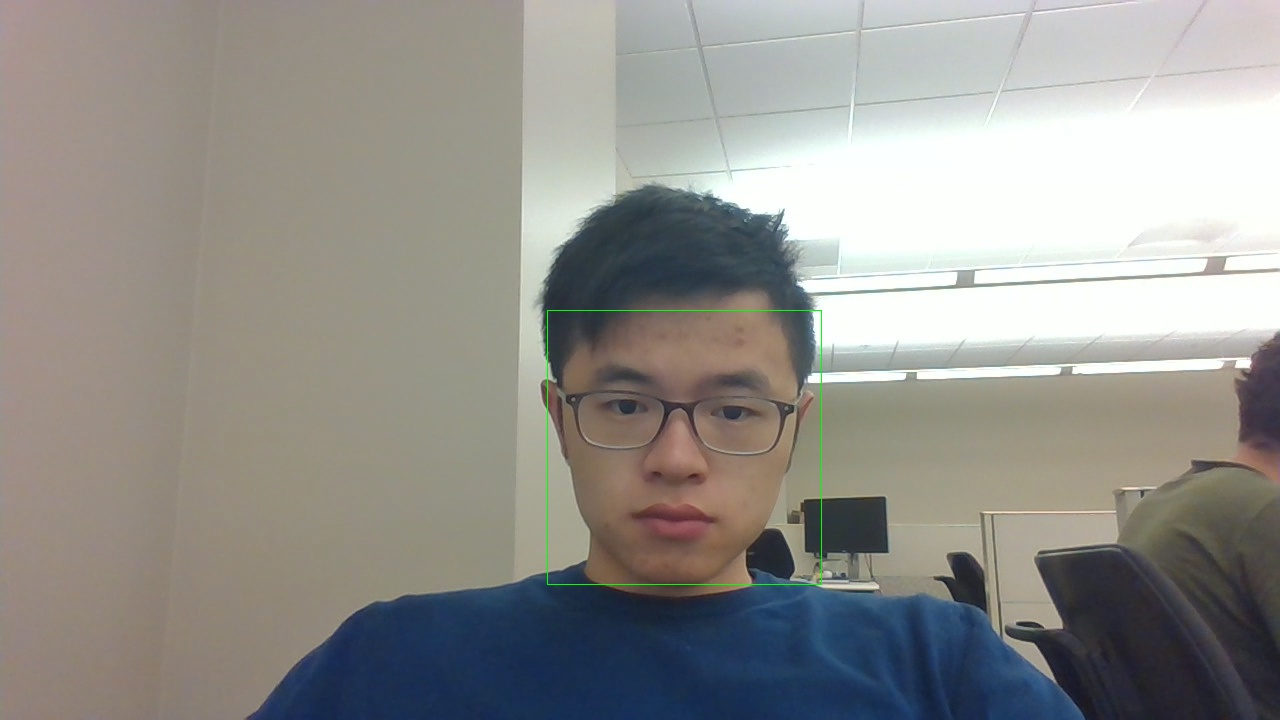
#> input picture cv/inpipe2.jpg, 1280 x 720 px
$ python -i face_detection.py   (imports and definitions only)   (Python 2 division)   (older library calls are emulated)
#> lines starting #> are read from the running program, lines starting #| are printed output that depends on the picture
#> further down, picture is the input picture: shape (720, 1280, 3); mean B, G, R 141.1, 145.5, 146.9
import cv2
import numpy as np
import time


class FaceTracker(object):
    """A tracker for facial features: face,eyes,nose,mouth"""

    def __init__(self, scale_factor=1.2, min_neighbors=2, flags=cv2.cv.CV_HAAR_SCALE_IMAGE):
        self.scale_factor = scale_factor
        self.min_neighbors = min_neighbors
        self.flags = flags

        self.face_rects = []
        self._face_classifier = cv2.CascadeClassifier('haarcascade_frontalface_alt.xml')

    def update(self, image):
        """Update the tracked facial features"""

        self.face_rects = []

        if is_gray(image):
            image = cv2.equalizeHist(image)

        else:
            image = cv2.cvtColor(image, cv2.cv.CV_BGR2GRAY)
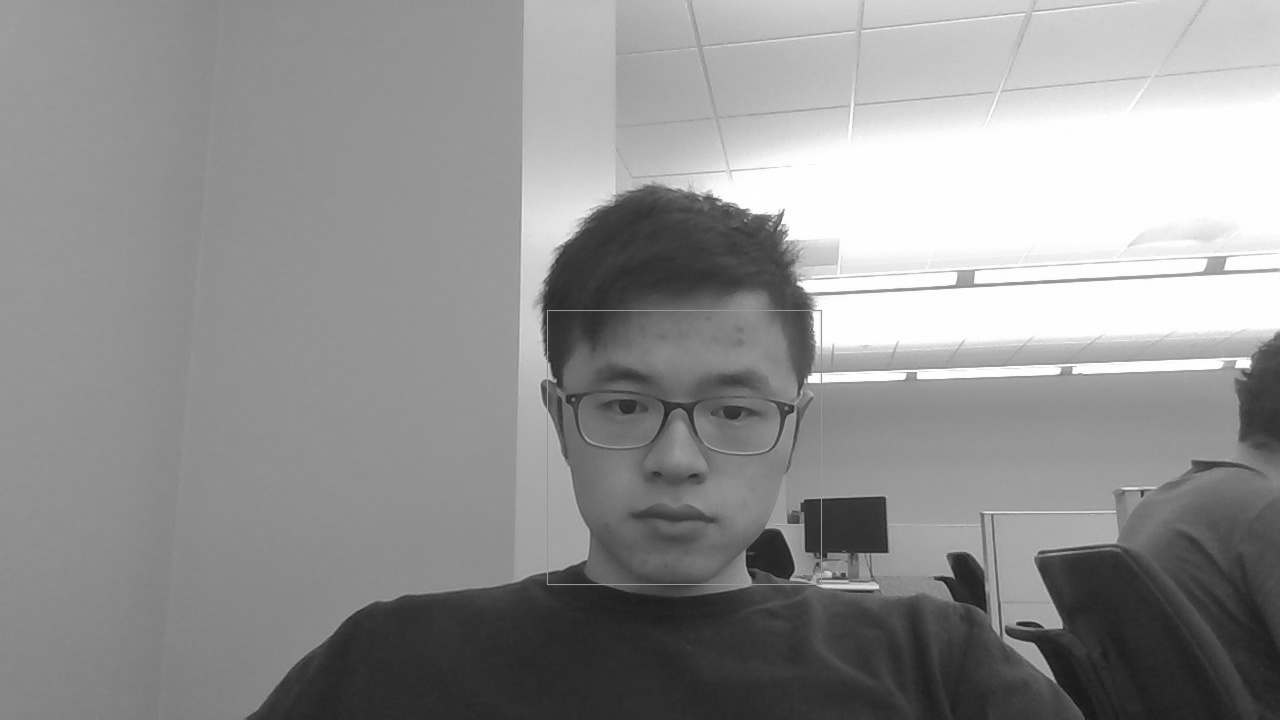
#> image: shape (720, 1280); min 19, max 255, mean 145.4
            cv2.equalizeHist(image, image)
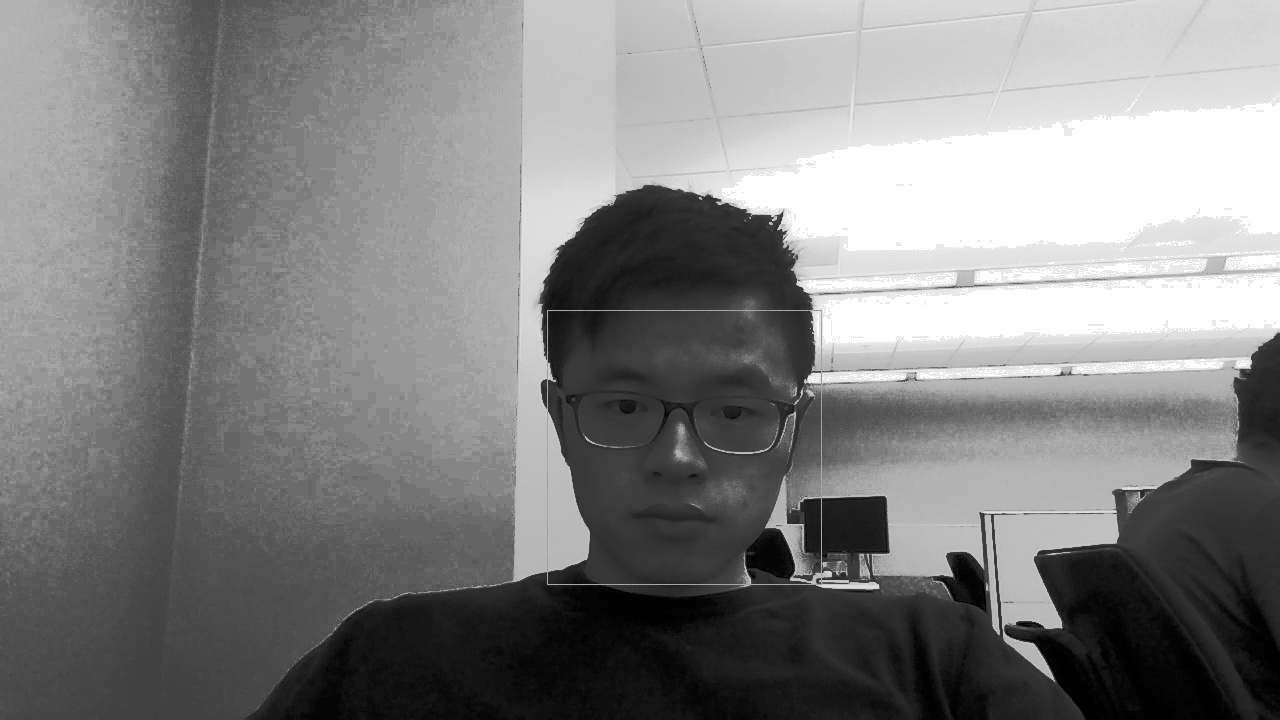
#> image: shape (720, 1280); min 0, max 255, mean 130

        min_size = width_height_divided_by(image, 8)
#> min_size = (160, 90)
        face_rects = self._face_classifier.detectMultiScale(image,
                                                            self.scale_factor,
                                                            self.min_neighbors,
                                                            self.flags,
                                                            min_size)
#> face_rects = [[541, 298, 285, 285]]
        self.face_rects = face_rects
#> self.face_rects = [[541, 298, 285, 285]]

    # [12 lines left out: function draw_debug_rects, not called in this run]


class CaptureManager(object):
    # [10 lines left out: function __init__, not called in this run]

    @property
    def channel(self):
        return self._channel

    @channel.setter
    def channel(self):
        return self._channel

    # [42 lines left out: functions frame, enter_frame, exit_frame, outline_rect, not called in this run]


def is_gray(image):
    """Return true if the image has one channel per pixel"""
    return image.ndim < 3


def width_height_divided_by(image, divisor):
    """Return an images dimensions, divided by a value"""
    h, w = image.shape[:2]
    return w / divisor, h / divisor

>>> import cv2
>>> picture = cv2.imread('inpipe2.jpg')
>>> result = FaceTracker().update(picture)
